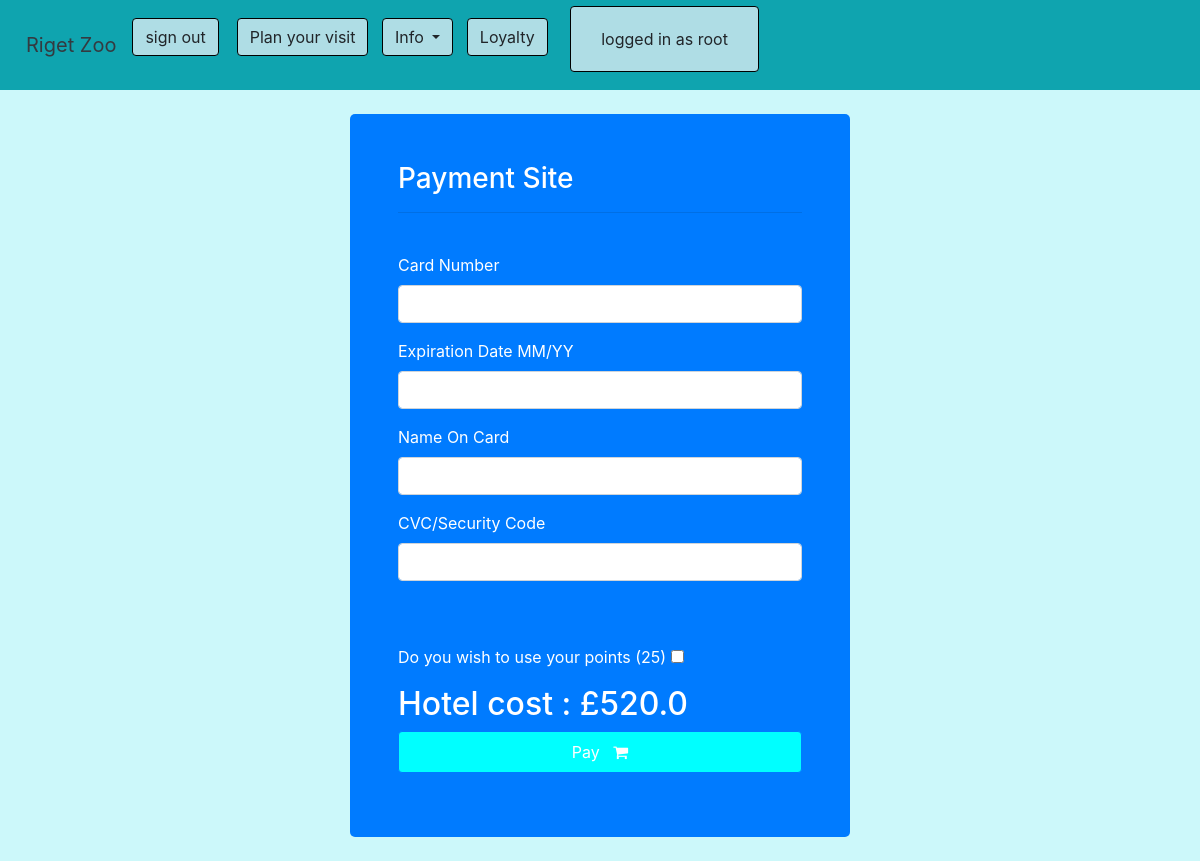
Page /Payment (signed in) on the earlier database version.
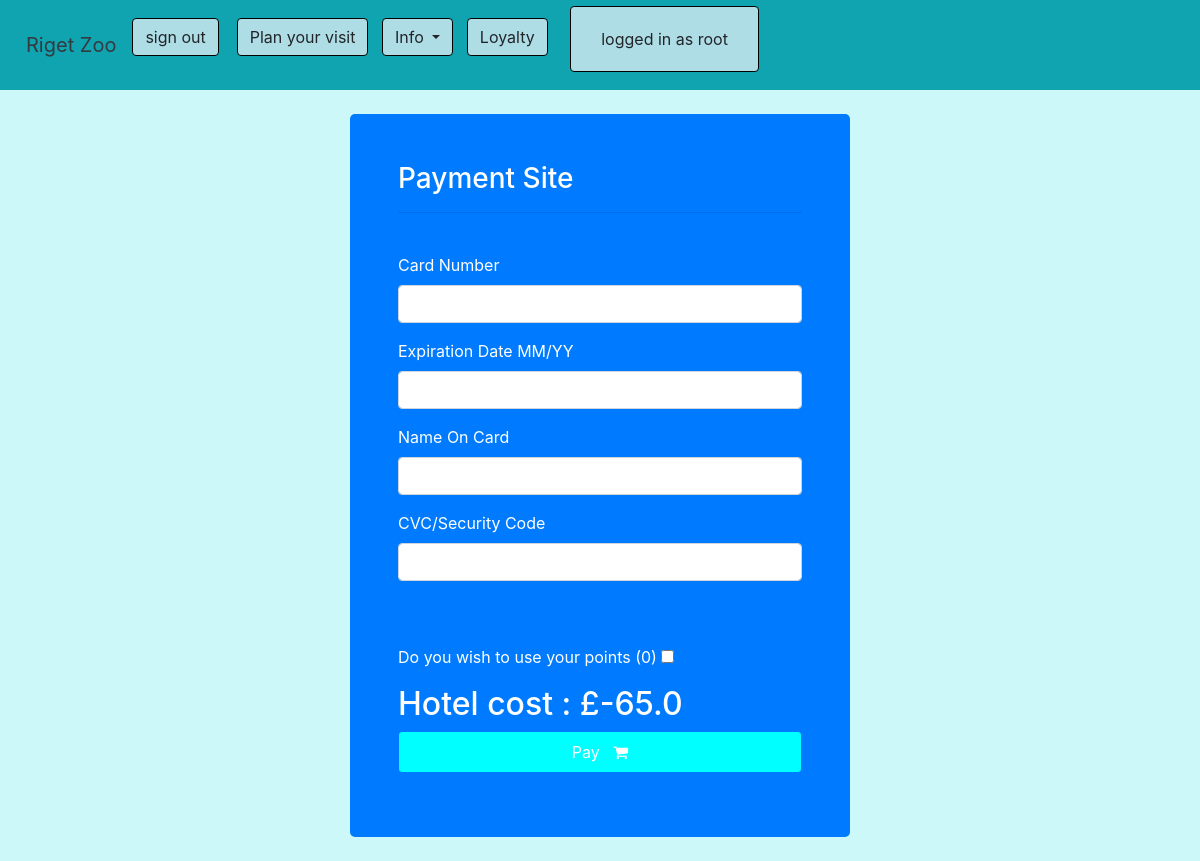
Same page on the later database version.
### website/models.py (models this page shows, shortened)
class ZooUser(AbstractUser):
    phonenum = models.CharField(max_length=14, blank=True)
    points = models.IntegerField(default = 0)

class HotelBooking(models.Model):
    booking_id = models.AutoField(primary_key=True, editable = False)
    hotel_user_id = models.ForeignKey(ZooUser, on_delete=models.CASCADE)
    hotel_booking_date = models.DateField(auto_now_add=True)
    hotel_booking_date_arrive = models.DateField()
    hotel_booking_date_leave = models.DateField()
    hotel_booking_adults = models.IntegerField(default=0)
    hotel_booking_children = models.IntegerField(default=0)
    hotel_booking_oap = models.IntegerField(default=0)
    hotel_total_cost = models.FloatField(default=0)
    hotel_points = models.IntegerField(default=0)

### website/views.py (the view, shortened to what this page needs)
# urls.py: path('Payment', views.Payment, name = "Payment"),
@login_required(login_url="login")
def Payment(request):
    one_record = ZooUser.objects.get(id=request.user.id)
    booking = HotelBooking.objects.latest("hotel_user_id")
    form = PaymentForm()
    context = {'paymentform': form,
               'booking': booking}
    return render(request, 'pages/Payment.html', context = context)

### website/forms.py (shortened to what this page needs)
class PaymentForm(forms.ModelForm):
    class Meta:
        model = PaymentModel
        fields = ['card_num','Expiry_Date','Card_Name','security_code',]
        labels={"card_num": 'Card Number',
                "Expiry_Date": 'Expiration Date MM/YY',
                "Card_Name": 'Name On Card',
                "security_code": 'CVC/Security Code'}

### website/templates/pages/Payment.html (shortened to what this page needs)
{% extends 'pages/base.html' %}
{% load crispy_forms_tags %}
{% load static %}
{% block content %}
<div class="container bg-primary text-white p-5 form-layout">
    <h3>Payment Site</h3>
    <hr>
    <br>
    <form method="POST" autocomplete="off">
        {{paymentform|crispy}}
        <br>
        <br>
        <p> Do you wish to use your points ({{user.points}})
            <input type="checkbox" id="use_points" name="use_points" value="yes">
        </p>
        <h2 id="hotel_output" > Hotel cost : £{{booking.hotel_total_cost}} </h2>
        <button type="submit" class="btn btn-primary w-100 btn-block p-2 paymentbutton"> Pay &nbsp; <i class="fa fa-shopping-cart" aria-hidden="true"></i></button>
    </form>
</div>
<br>
{% endblock %}

### website/templates/pages/navbar.html (shortened to what this page needs)
{% load  static %}
{% block content %}
<div class = "navb">
<nav class="navbar navbar-expand-lg">
    <a class="navbar-brand text-dark" href="{% url '' %}">Riget Zoo</a>
    <div class="collapse navbar-collapse" id="navbarSupportedContent">
      <ul class="navbar-nav mr-auto">
        {% if user.is_authenticated %}
        <li class="nav-item">
          <a class="btn navbtn" href="{% url 'logout' %}">sign out</a>
        {% endif %}
        <li class="nav-item">
          <a class="btn navbtn" href="{% url 'Booking1' %}">Plan your visit</a>
        </li>
        <li class="nav-item dropdown">
          <a class="btn dropdown-toggle navbtn" href="#" id="navbarDropdown" role="button" data-toggle="dropdown" aria-haspopup="true" aria-expanded="false">
           Info
          </a>
        </li>
        <li class="nav-item">
          <a class="btn navbtn" href="{% url 'Loyalty' %}">Loyalty</a>
        </li>
        {% if user.is_authenticated %}
        <li class="nav-item">
          <a class="btn navbtn  profilebtn " href="{% url 'profile' request.user.id %}">logged in as {{ user.username }}</a>
        </li>
        {% else %}
        <ul class="navbar-nav mr-auto">
        <li class="nav-item">
          <a class="btn navbtn1  profilebtn" href="{% url 'login' %}">Guest</a>
        </li>
      </ul>
        {% endif %}
      </ul>
    </div>
  </nav>
</div>
{% endblock %}

Differences in the rows shown:
no longer on this page (row unchanged): HotelBooking: hotel_total_cost "520.0"
changed ZooUser "root": points "25" → "0"
added HotelBooking: hotel_total_cost "-65.0"
